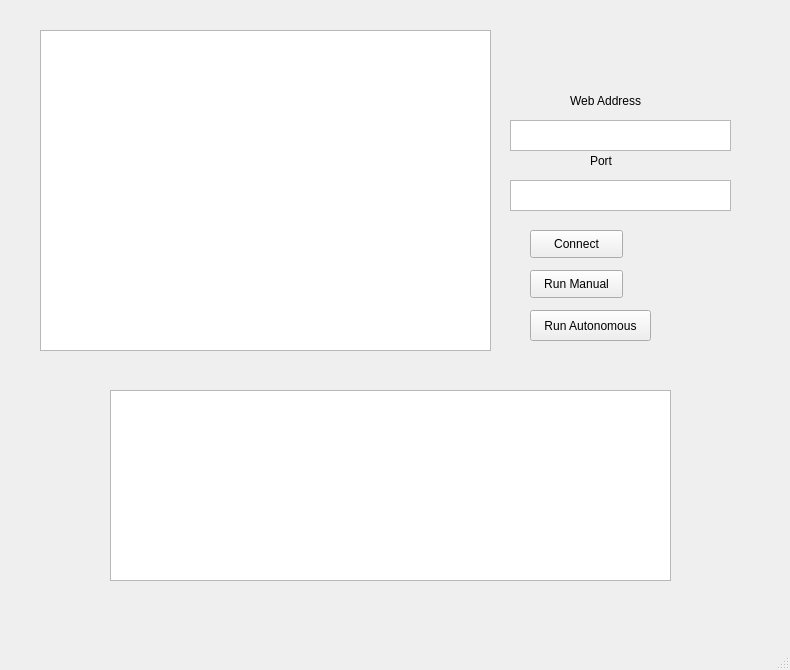
<?xml version="1.0" encoding="UTF-8"?>
<ui version="4.0">
 <class>MicroMouse_GUI</class>
 <widget class="QMainWindow" name="MicroMouse_GUI">
  <property name="geometry">
   <rect>
    <x>0</x>
    <y>0</y>
    <width>790</width>
    <height>670</height>
   </rect>
  </property>
  <property name="windowTitle">
   <string>MainWindow</string>
  </property>
  <widget class="QWidget" name="central">
   <widget class="QPushButton" name="connect">
    <property name="geometry">
     <rect>
      <x>530</x>
      <y>230</y>
      <width>93</width>
      <height>28</height>
     </rect>
    </property>
    <property name="text">
     <string>Connect</string>
    </property>
   </widget>
   <widget class="QTextEdit" name="webAddress">
    <property name="geometry">
     <rect>
      <x>510</x>
      <y>120</y>
      <width>221</width>
      <height>31</height>
     </rect>
    </property>
   </widget>
   <widget class="QLabel" name="label">
    <property name="geometry">
     <rect>
      <x>570</x>
      <y>90</y>
      <width>101</width>
      <height>21</height>
     </rect>
    </property>
    <property name="text">
     <string>Web Address</string>
    </property>
   </widget>
   <widget class="QLabel" name="label_2">
    <property name="geometry">
     <rect>
      <x>590</x>
      <y>150</y>
      <width>41</width>
      <height>21</height>
     </rect>
    </property>
    <property name="text">
     <string>Port</string>
    </property>
   </widget>
   <widget class="QTextEdit" name="port">
    <property name="geometry">
     <rect>
      <x>510</x>
      <y>180</y>
      <width>221</width>
      <height>31</height>
     </rect>
    </property>
   </widget>
   <widget class="QTextEdit" name="console">
    <property name="geometry">
     <rect>
      <x>110</x>
      <y>390</y>
      <width>561</width>
      <height>191</height>
     </rect>
    </property>
   </widget>
   <widget class="QPushButton" name="manual">
    <property name="geometry">
     <rect>
      <x>530</x>
      <y>270</y>
      <width>93</width>
      <height>28</height>
     </rect>
    </property>
    <property name="text">
     <string>Run Manual</string>
    </property>
   </widget>
   <widget class="QPushButton" name="autonomous">
    <property name="geometry">
     <rect>
      <x>530</x>
      <y>310</y>
      <width>121</width>
      <height>31</height>
     </rect>
    </property>
    <property name="text">
     <string>Run Autonomous</string>
    </property>
   </widget>
   <widget class="QGraphicsView" name="maze">
    <property name="geometry">
     <rect>
      <x>40</x>
      <y>30</y>
      <width>451</width>
      <height>321</height>
     </rect>
    </property>
   </widget>
  </widget>
  <widget class="QMenuBar" name="menubar">
   <property name="geometry">
    <rect>
     <x>0</x>
     <y>0</y>
     <width>790</width>
     <height>26</height>
    </rect>
   </property>
  </widget>
  <widget class="QStatusBar" name="statusbar"/>
 </widget>
 <resources/>
 <connections/>
</ui>
